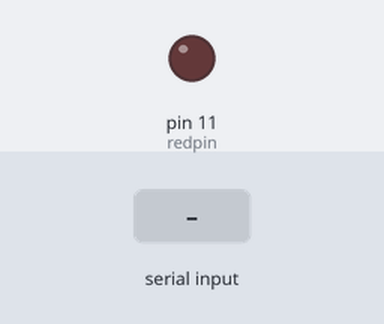
Bench run of a sketch on a simulated Arduino Uno, built with avr-gcc and run on an emulated ATmega328P. On the bench: output pins drawn as LEDs (lit = HIGH). Dashed ring = blinking. The test bench sets the inputs (shaded band). What the sketch prints to the serial monitor is not drawn.

Above: at 1.2 s.
1.3 s: "90,45\n" received over Serial
At 1.7 s:
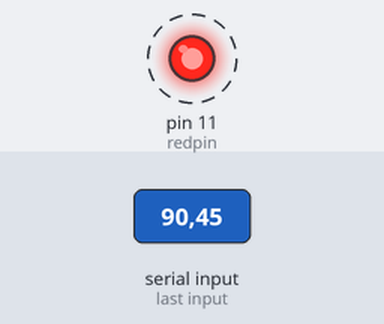
Timing chart, 0 to 10.3 s (numbered marks = the images above; inputs shaded):
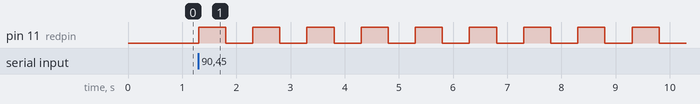

Measured:
- after the input at 1.3 s, pin 11 (redpin): alternates HIGH for 0.50 s and LOW for 0.50 s, starting at once

The sketch:

arduino_18_serialparse.ino
```cpp
int myVar;
int redpin = 11;
String ask = "Por favor, de um numero de vezes que o LED deve piscar";
int j;
String end = "Pronto!";
int delayt = 500;
void setup()
{
  pinMode(redpin, OUTPUT);
  Serial.begin(9600);
}

void loop()
{
  Serial.println(ask);
  while (Serial.available() == 0) {

  }
  myVar = Serial.parseInt();
  for (j = 1; j <= myVar; j = j + 1) {
   	 digitalWrite(redpin, HIGH);
   	 delay(delayt);
     digitalWrite(redpin, LOW);
     delay(delayt);
  }
  Serial.println(end);
}
```
